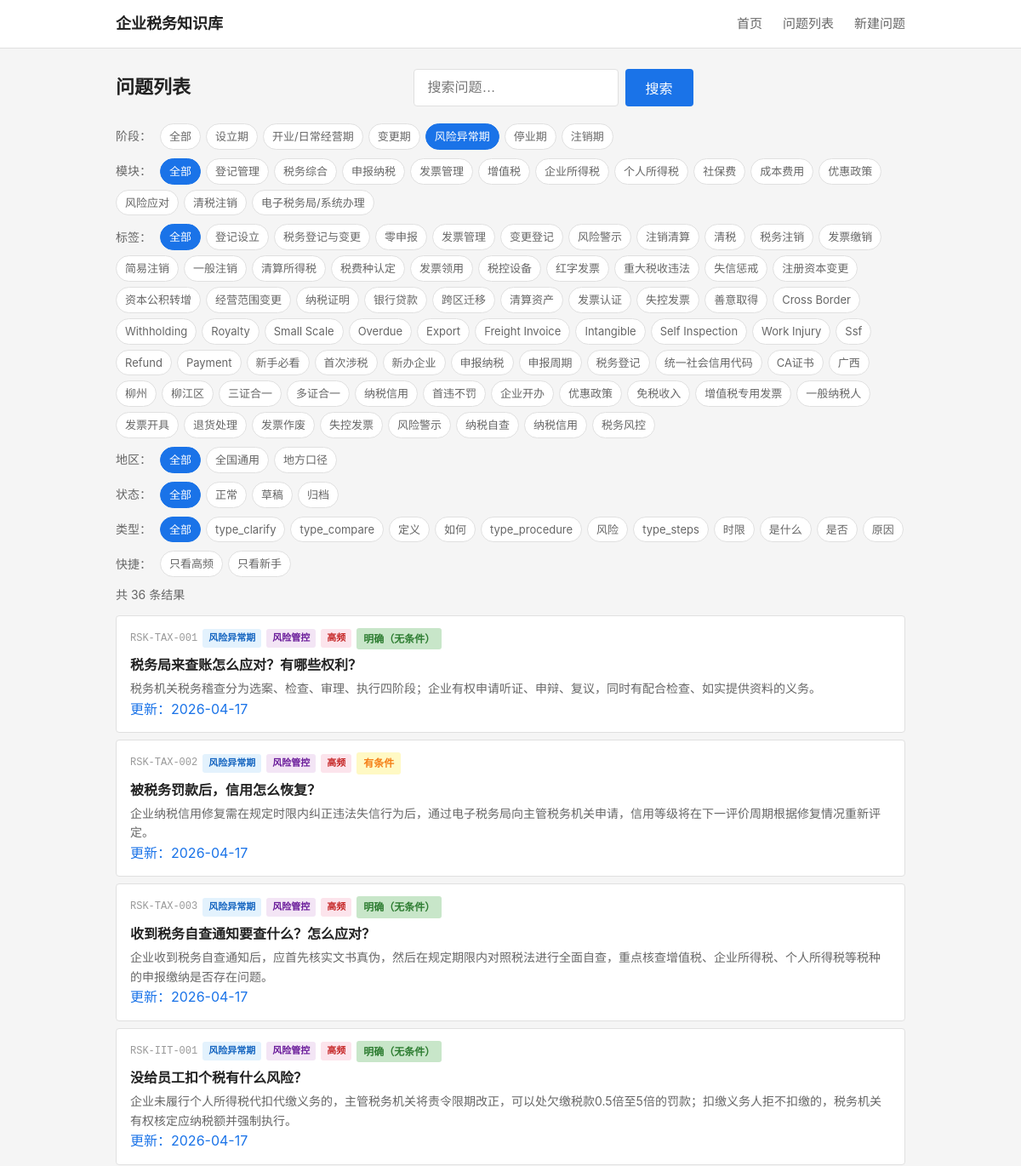
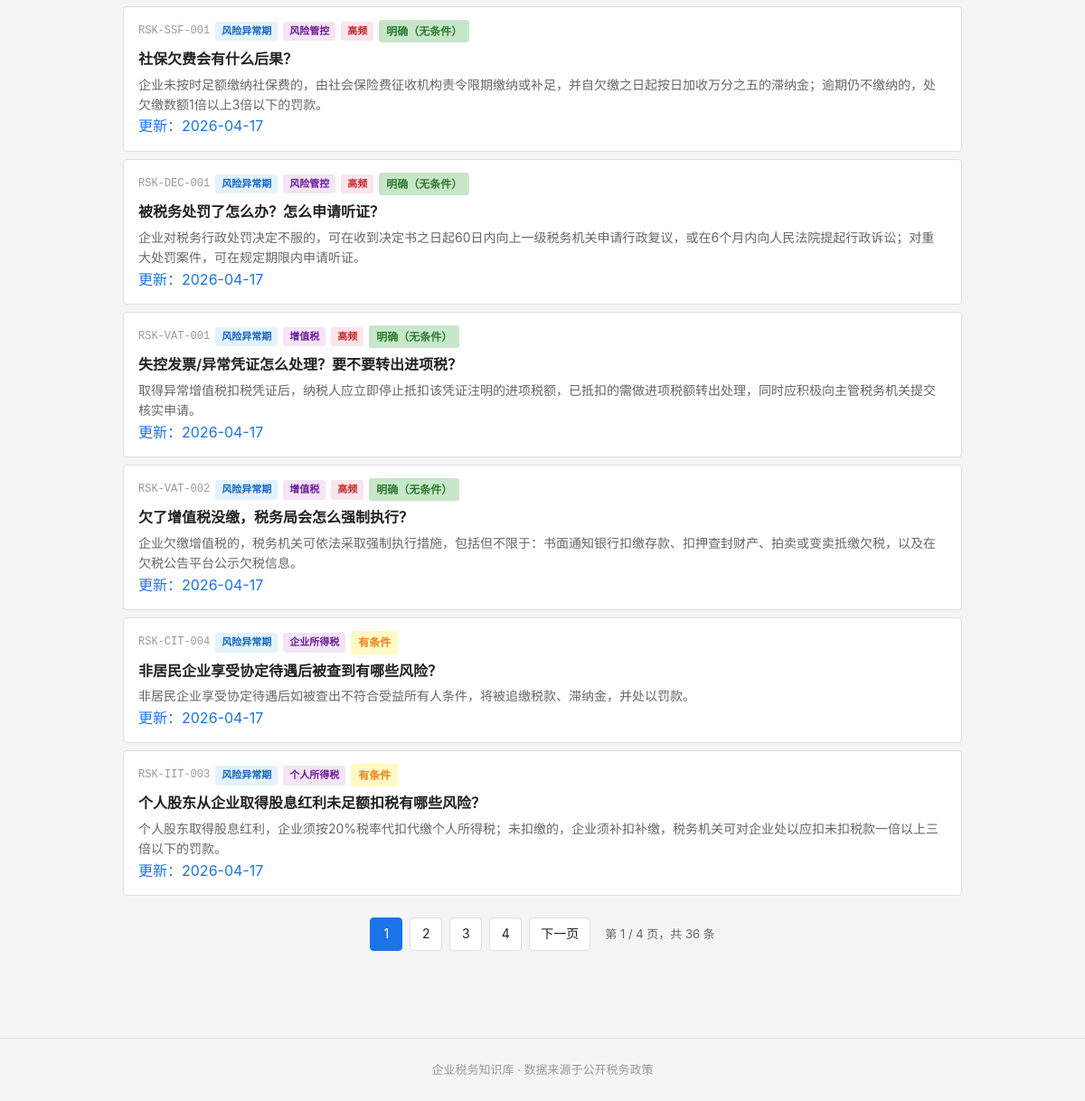
The app's page /questions?stage=RSK, older data (2 pictures, top to bottom).
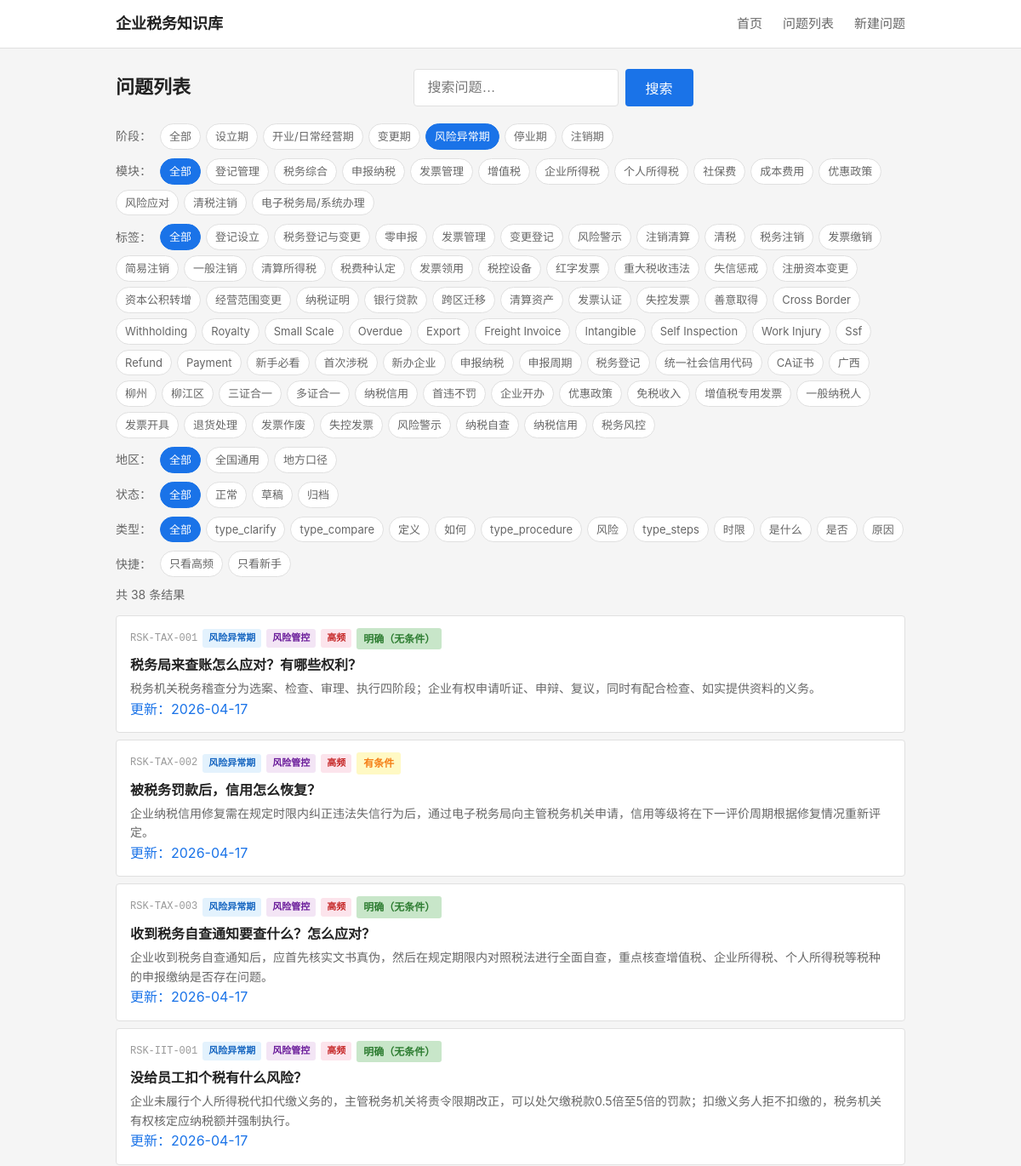
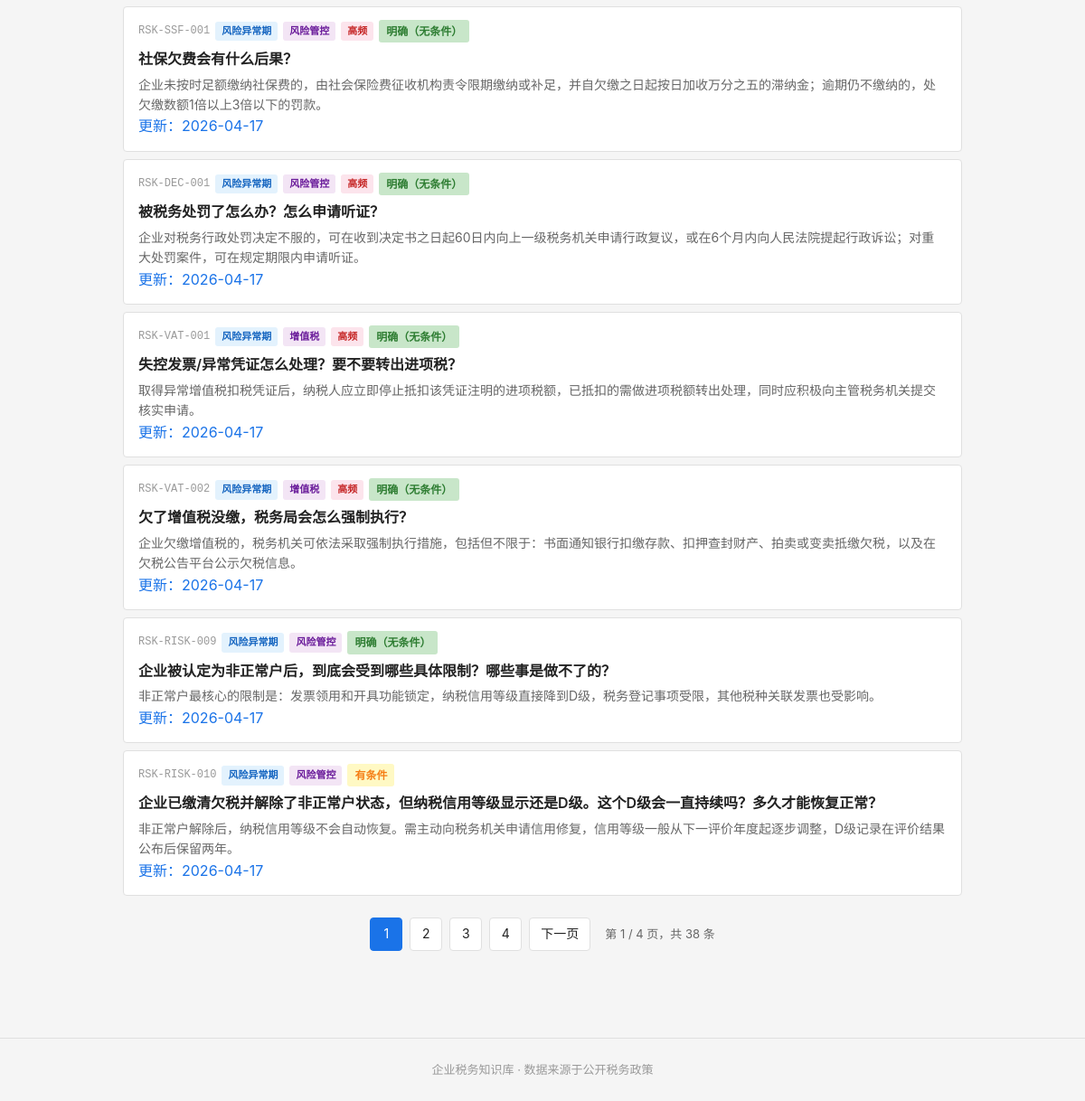
The same page, newer data (2 pictures, top to bottom).
### tables this page shows
CREATE TABLE tag_dict (
    id              INTEGER PRIMARY KEY AUTOINCREMENT,
    tag_code        TEXT NOT NULL UNIQUE,
    tag_name        TEXT NOT NULL,
    tag_category    TEXT,
    parent_id       INTEGER,
    display_order   INTEGER NOT NULL DEFAULT 1,
    status          TEXT NOT NULL DEFAULT 'active',

    FOREIGN KEY (parent_id) REFERENCES tag_dict(id) ON DELETE SET NULL
);

CREATE TABLE question_master (
    id              INTEGER PRIMARY KEY AUTOINCREMENT,
    question_code   TEXT NOT NULL UNIQUE,
    question_title  TEXT NOT NULL,
    question_plain  TEXT NOT NULL,

    -- 分类
    stage_code      TEXT NOT NULL,
    module_code     TEXT NOT NULL,
    question_type   TEXT NOT NULL,

    -- 答案
    one_line_answer TEXT NOT NULL,
    detailed_answer TEXT,
    core_definition TEXT,

    -- 条件与边界
    applicable_conditions TEXT,
    exceptions_boundary   TEXT,

    -- 实务
    practical_steps TEXT,
    risk_warning    TEXT,

    -- 适用范围
    scope_level     TEXT NOT NULL DEFAULT 'scope_national',
    local_region    TEXT,

    -- 确定性
    answer_certainty TEXT NOT NULL DEFAULT 'certain_clear',

    -- 元数据
    keywords        TEXT,
    high_frequency_flag INTEGER NOT NULL DEFAULT 0,
    newbie_flag     INTEGER NOT NULL DEFAULT 0,

    -- 版本管理
    status          TEXT NOT NULL DEFAULT 'draft',
    version_no      INTEGER NOT NULL DEFAULT 1,

    -- 审计字段
    created_at      TEXT NOT NULL DEFAULT (datetime('now')),
    updated_at      TEXT NOT NULL DEFAULT (datetime('now'))
);

### backend/app.py (the view)
    @app.route('/questions')
    def questions_list():
        from services.question_service import QuestionService
        svc = QuestionService()
        stage = request.args.get('stage')
        module = request.args.get('module')
        tag = request.args.get('tag')
        qtype = request.args.get('qtype')
        page = int(request.args.get('page', 1))
        page_size = 10
        result = svc.list_questions(
            stage=stage, module=module, tag=tag,
            page=page, page_size=page_size,
            hf=request.args.get('hf'),
            newbie=request.args.get('newbie'),
            keyword=request.args.get('keyword'),
            region=request.args.get('region'),
            status=request.args.get('status'),
            qtype=qtype
        )
        stages = svc.get_stages()
        modules = svc.get_modules()
        all_tags = svc.get_all_tags()
        business_tags = [t for t in all_tags if t['tag_category'] == 'business']
        question_types = svc.get_question_types()
        keyword = request.args.get('keyword', '')
        current_region = request.args.get('region', '')
        current_status = request.args.get('status', '')
        return render_template('questions.html',
                               stages=stages, modules=modules, all_tags=all_tags,
                               business_tags=business_tags,
                               questions=result['questions'], total=result['total'],
                               page=page, page_size=page_size,
                               current_stage=stage, current_module=module, current_tag=tag,
                               keyword=keyword,
                               current_region=current_region, current_status=current_status,
                               question_types=question_types, current_qtype=qtype)

### backend/services/question_service.py (called while the page is built)
    def _query(self, sql, params=None):
        conn = sqlite3.connect(self.db_path)
        conn.execute("PRAGMA foreign_keys = ON")
        conn.row_factory = sqlite3.Row
        cur = conn.cursor()
        if params:
            cur.execute(sql, params)
        else:
            cur.execute(sql)
        rows = cur.fetchall()
        conn.close()
        return [dict(r) for r in rows]

    def _query_one(self, sql, params=None):
        rows = self._query(sql, params)
        return rows[0] if rows else None

    def get_stages(self):
        return self._query("""
            SELECT tag_code, tag_name
            FROM tag_dict
            WHERE tag_category = 'stage'
            ORDER BY display_order
        """)

    def get_modules(self):
        return self._query("""
            SELECT tag_code, tag_name
            FROM tag_dict
            WHERE tag_category = 'module'
            ORDER BY display_order
        """)

    def get_all_tags(self):
        return self._query("""
            SELECT tag_code, tag_name, tag_category
            FROM tag_dict
            WHERE status = 'active'
            ORDER BY tag_category, display_order
        """)

### frontend/templates/questions.html (shortened to what the changed rows need)
{% extends "base.html" %}
{% macro certainty_label(code) %}
    {% if code == 'certain_clear' %}<span class="certainty-tag clear">明确（无条件）</span>
    {% elif code == 'certain_conditional' %}<span class="certainty-tag condition">有条件</span>
    {% elif code == 'certain_dispute' %}<span class="certainty-tag dispute">有争议</span>
    {% elif code == 'certain_practice' %}<span class="certainty-tag practice">实务做法</span>
    {% else %}<span class="certainty-tag">{{ code }}</span>{% endif %}
{% endmacro %}
{% macro filter_url(overrides) %}
{%- set qs = [] -%}
{%- if current_stage and 'stage' not in overrides %}{% set qs = qs + ['stage=' ~ current_stage] %}{% endif -%}
{%- if current_module and 'module' not in overrides %}{% set qs = qs + ['module=' ~ current_module] %}{% endif -%}
{%- if current_tag and 'tag' not in overrides %}{% set qs = qs + ['tag=' ~ current_tag] %}{% endif -%}
{%- if keyword and 'keyword' not in overrides %}{% set qs = qs + ['keyword=' ~ keyword] %}{% endif -%}
{%- if request.args.get('hf') and 'hf' not in overrides %}{% set qs = qs + ['hf=1'] %}{% endif -%}
{%- if request.args.get('newbie') and 'newbie' not in overrides %}{% set qs = qs + ['newbie=1'] %}{% endif -%}
{%- if current_region and 'region' not in overrides %}{% set qs = qs + ['region=' ~ current_region] %}{% endif -%}
{%- if current_status and 'status' not in overrides %}{% set qs = qs + ['status=' ~ current_status] %}{% endif -%}
{%- if current_qtype and 'qtype' not in overrides %}{% set qs = qs + ['qtype=' ~ current_qtype] %}{% endif -%}
{%- for k, v in overrides.items() %}{% if v %}{% set qs = qs + [k ~ '=' ~ v] %}{% endif %}{% endfor -%}
{{- '/questions' ~ ('?' ~ qs | join('&') if qs else '') -}}
{% endmacro %}
{% macro stage_label(code) %}
    {% if code == 'SET' %}设立期
    {% elif code == 'OPR' %}开业/日常经营期
    {% elif code == 'CHG' %}变更期
    {% elif code == 'RSK' %}风险异常期
    {% elif code == 'SUS' %}停业期
    {% elif code == 'CLS' %}注销期
    {% else %}{{ code }}{% endif %}
{% endmacro %}
{% macro module_label(code) %}
    {% if code == 'REG' %}登记管理
    {% elif code == 'DEC' %}申报纳税
    {% elif code == 'INV' %}发票管理
    {% elif code == 'VAT' %}增值税
    {% elif code == 'CIT' %}企业所得税
    {% elif code == 'IIT' %}个人所得税
    {% elif code == 'SSF' %}社保费
    {% elif code == 'FEE' %}成本费用
    {% elif code == 'PREF' %}优惠政策
    {% elif code == 'RISK' %}风险管控
    {% elif code == 'CLEAR' %}清税注销
    {% elif code == 'ETAX' %}电子税务局/系统办理
    {% else %}{{ code }}{% endif %}
{% endmacro %}
{% macro question_type_label(code) %}
    {% if code == 'type_why' %}原因
    {% elif code == 'type_whether' %}是否
    {% elif code == 'type_how' %}如何
    {% elif code == 'type_what' %}是什么
    {% elif code == 'type_define' %}定义
    {% elif code == 'type_time' %}时限
    {% elif code == 'type_risk' %}风险
    {% else %}{{ code }}{% endif %}
{% endmacro %}
{% block main %}
<div class="page-header">
    <h1>问题列表</h1>
    <form action="/questions" method="get" class="search-form">
    </form>
</div>
<div class="filters">
    <span class="filter-label">阶段：</span>
    <a href="{{ filter_url({'stage': ''}) }}" class="filter-chip {% if not current_stage %}active{% endif %}">全部</a>
    {% for s in stages %}
    <a href="{{ filter_url({'stage': s.tag_code}) }}" class="filter-chip {% if current_stage == s.tag_code %}active{% endif %}">{{ s.tag_name }}</a>
    {% endfor %}
</div>
<div class="filters">
    <span class="filter-label">模块：</span>
    <a href="{{ filter_url({'module': ''}) }}" class="filter-chip {% if not current_module %}active{% endif %}">全部</a>
    {% for m in modules %}
    <a href="{{ filter_url({'module': m.tag_code}) }}" class="filter-chip {% if current_module == m.tag_code %}active{% endif %}">{{ m.tag_name }}</a>
    {% endfor %}
</div>
{% if business_tags %}
<div class="filters">
    <span class="filter-label">标签：</span>
    <a href="{{ filter_url({'tag': ''}) }}" class="filter-chip {% if not current_tag %}active{% endif %}">全部</a>
    {% for t in business_tags %}
    <a href="{{ filter_url({'tag': t.tag_code}) }}" class="filter-chip {% if current_tag == t.tag_code %}active{% endif %}">{{ t.tag_name }}</a>
    {% endfor %}
</div>
{% endif %}
<div class="filters">
    <span class="filter-label">地区：</span>
    <a href="{{ filter_url({'region': ''}) }}" class="filter-chip {% if not current_region %}active{% endif %}">全部</a>
    <a href="{{ filter_url({'region': 'scope_national'}) }}" class="filter-chip {% if current_region == 'scope_national' %}active{% endif %}">全国通用</a>
    <a href="{{ filter_url({'region': 'scope_local'}) }}" class="filter-chip {% if current_region == 'scope_local' %}active{% endif %}">地方口径</a>
</div>
<div class="filters">
    <span class="filter-label">状态：</span>
    <a href="{{ filter_url({'status': ''}) }}" class="filter-chip {% if not current_status %}active{% endif %}">全部</a>
    <a href="{{ filter_url({'status': 'active'}) }}" class="filter-chip {% if current_status == 'active' %}active{% endif %}">正常</a>
    <a href="{{ filter_url({'status': 'draft'}) }}" class="filter-chip {% if current_status == 'draft' %}active{% endif %}">草稿</a>
    <a href="{{ filter_url({'status': 'archived'}) }}" class="filter-chip {% if current_status == 'archived' %}active{% endif %}">归档</a>
</div>
<div class="filters">
    <span class="filter-label">类型：</span>
    <a href="{{ filter_url({'qtype': ''}) }}" class="filter-chip {% if not current_qtype %}active{% endif %}">全部</a>
    {% for t in question_types %}
    <a href="{{ filter_url({'qtype': t.type_code}) }}" class="filter-chip {% if current_qtype == t.type_code %}active{% endif %}">{{ question_type_label(t.type_code) }}</a>
    {% endfor %}
</div>
<div class="filters filters-quick">
    <span class="filter-label">快捷：</span>
    <a href="{{ filter_url({'hf': '1'}) }}" class="filter-chip {% if request.args.get('hf') == '1' %}active{% endif %}">只看高频</a>
    <a href="{{ filter_url({'newbie': '1'}) }}" class="filter-chip {% if request.args.get('newbie') == '1' %}active{% endif %}">只看新手</a>
</div>
{% if questions %}
<p class="result-count">共 {{ total }} 条结果</p>
<ul class="question-list">
    {% for q in questions %}
    <li class="question-item">
        <a href="/question/{{ q.question_code }}" class="question-link">
            <div class="q-meta">
                <span class="q-code">{{ q.question_code }}</span>
                <span class="q-badge stage">{{ stage_label(q.stage_code) }}</span>
                <span class="q-badge module">{{ module_label(q.module_code) }}</span>
                {% if q.high_frequency_flag %}
                <span class="q-badge hf">高频</span>
                {% endif %}
                {{ certainty_label(q.answer_certainty) }}
            </div>
            {% if keyword %}
            <div class="q-title">{{ q.question_plain | replace(keyword, '<mark>' ~ keyword ~ '</mark>') | safe }}</div>
            <div class="q-answer">{{ q.one_line_answer | replace(keyword, '<mark>' ~ keyword ~ '</mark>') | safe }}</div>
            {% else %}
            <div class="q-title">{{ q.question_plain }}</div>
            <div class="q-answer">{{ q.one_line_answer }}</div>
            {% endif %}
            {% if q.updated_at %}<div class="q-updated">更新：{{ q.updated_at[:10] }}</div>{% endif %}
        </a>
    </li>
    {% endfor %}
</ul>
{% if total > page_size %}
{% set total_pages = ((total - 1) // page_size) + 1 %}
{% set base_url = '/questions?' ~ 'stage=' ~ (current_stage or '') ~ '&module=' ~ (current_module or '') ~ '&tag=' ~ (current_tag or '') ~ '&keyword=' ~ keyword ~ '&region=' ~ current_region ~ '&status=' ~ current_status ~ '&qtype=' ~ (current_qtype or '') %}
<div class="pagination">
    {% set start = [1, page - 3] | max %}
    {% set end = [total_pages, page + 3] | min %}
    {% for p in range(start, end + 1) %}
    <a href="{{ base_url }}&page={{ p }}" class="page-btn page-num {% if p == page %}active{% endif %}">{{ p }}</a>
    {% endfor %}
    {% if page * page_size < total %}
    <a href="{{ base_url }}&page={{ page+1 }}" class="page-btn">下一页</a>
    {% endif %}
    <span class="page-info">第 {{ page }} / {{ total_pages }} 页，共 {{ total }} 条</span>
</div>
{% endif %}
{% else %}
<p class="empty-state">没有找到符合条件的問題。</p>
{% endif %}
{% endblock %}

Row changes from the older to the newer data that the page shows:
no longer on this page (row unchanged): question_master: question_code "RSK-CIT-004", stage_code "风险异常期", module_code "企业所得税", shows "有条件", question_plain "非居民企业享受协定待遇后被查到有哪些风险？", one_line_answer "非居民企业享受协定待遇后如被查出不符合受益所有人条件，将被追缴税款、滞纳金，并处以罚款。", updated_at "2026-04-17"
no longer on this page (row unchanged): question_master: question_code "RSK-IIT-003", stage_code "风险异常期", module_code "个人所得税", shows "有条件", question_plain "个人股东从企业取得股息红利未足额扣税有哪些风险？", one_line_answer "个人股东取得股息红利，企业须按20%税率代扣代缴个人所得税；未扣缴的，企业须补扣补缴，税务机关可对企业处以应扣未扣税款一倍以上三倍以下的罚款。", updated_at "2026-04-17"
added question_master: question_code "RSK-RISK-009", stage_code "风险异常期", module_code "风险管控", answer_certainty "明确（无条件）", question_plain "企业被认定为非正常户后，到底会受到哪些具体限制？哪些事是做不了的？", one_line_answer "非正常户最核心的限制是：发票领用和开具功能锁定，纳税信用等级直接降到D级，税务登记事项受限，其他税种关联发票也受影响。", updated_at "2026-04-17"
added question_master: question_code "RSK-RISK-010", stage_code "风险异常期", module_code "风险管控", shows "有条件", question_plain "企业已缴清欠税并解除了非正常户状态，但纳税信用等级显示还是D级。这个D级会一直持续吗？多久才能恢复正常？", one_line_answer "非正常户解除后，纳税信用等级不会自动恢复。需主动向税务机关申请信用修复，信用等级一般从下一评价年度起逐步调整，D级记录在评价结果公布后保留两年。", updated_at "2026-04-17"
Text that changed along with them:
{{ total }}: "36" → "38"
